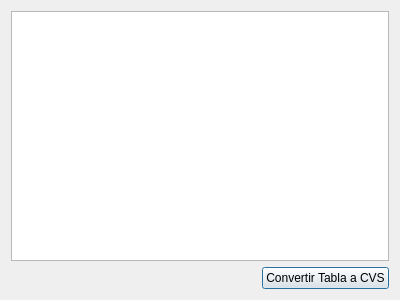
<?xml version="1.0" encoding="UTF-8"?>
<ui version="4.0">
 <class>QdialogVerListaVales</class>
 <widget class="QDialog" name="QdialogVerListaVales">
  <property name="windowModality">
   <enum>Qt::ApplicationModal</enum>
  </property>
  <property name="geometry">
   <rect>
    <x>0</x>
    <y>0</y>
    <width>400</width>
    <height>300</height>
   </rect>
  </property>
  <property name="windowTitle">
   <string>Dialog</string>
  </property>
  <layout class="QGridLayout" name="gridLayout">
   <item row="0" column="0">
    <widget class="QTableWidget" name="tableWidget_listavales">
     <property name="alternatingRowColors">
      <bool>true</bool>
     </property>
     <attribute name="verticalHeaderVisible">
      <bool>false</bool>
     </attribute>
    </widget>
   </item>
   <item row="1" column="0">
    <layout class="QHBoxLayout" name="horizontalLayout">
     <item>
      <spacer name="horizontalSpacer">
       <property name="orientation">
        <enum>Qt::Horizontal</enum>
       </property>
       <property name="sizeHint" stdset="0">
        <size>
         <width>40</width>
         <height>20</height>
        </size>
       </property>
      </spacer>
     </item>
     <item>
      <widget class="QPushButton" name="pushButton_excel">
       <property name="text">
        <string>Convertir Tabla a CVS</string>
       </property>
      </widget>
     </item>
    </layout>
   </item>
  </layout>
 </widget>
 <resources/>
 <connections/>
</ui>
